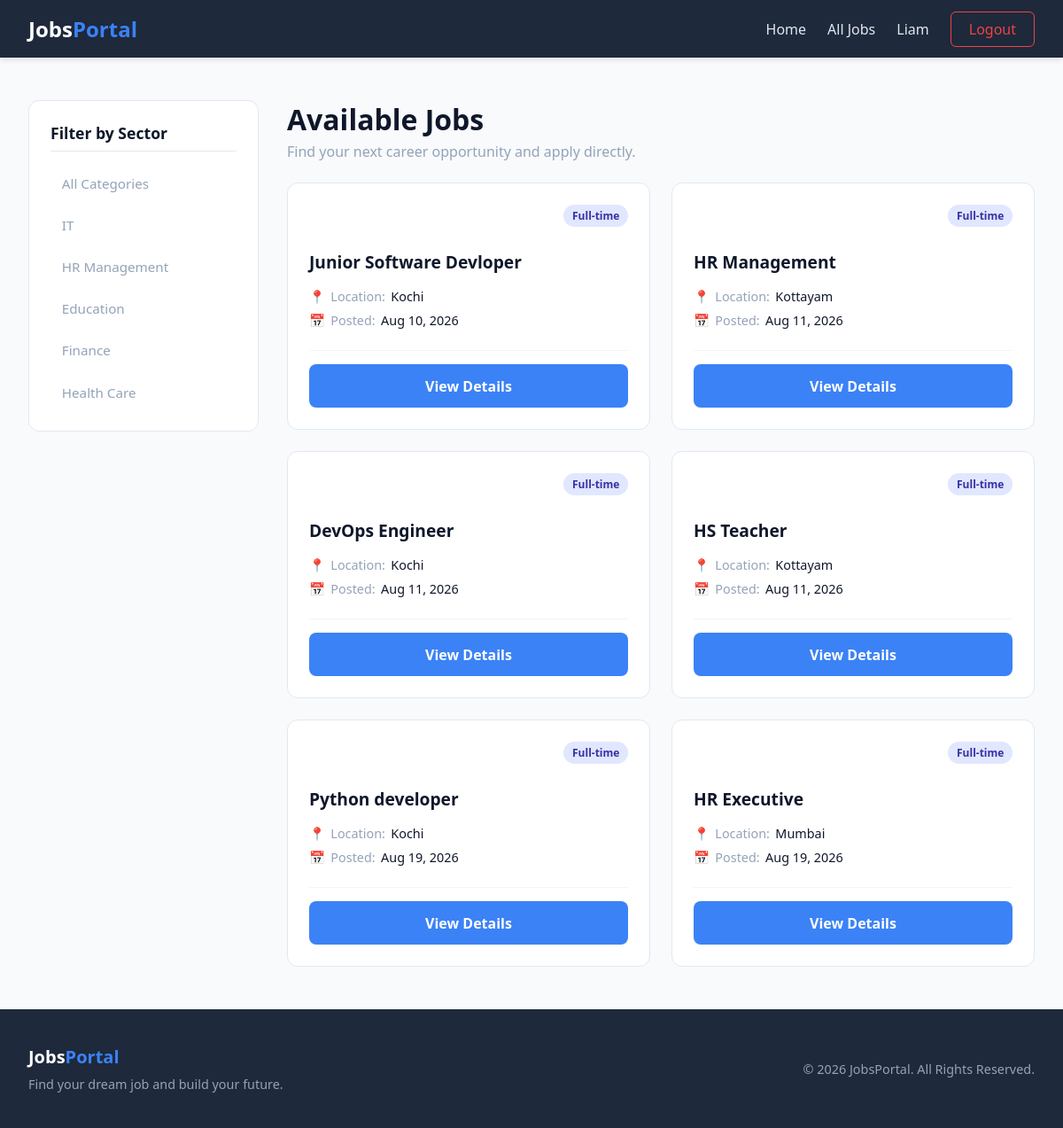
Page /all-jobs (signed in) on the committed database.
### jobs/models.py (models this page shows, shortened)
class Sectors(models.Model):
    name=models.CharField(max_length=50)

class Jobs(models.Model):
    title=models.CharField(max_length=100)
    sector=models.ForeignKey(Sectors,on_delete=models.CASCADE)
    company=models.ForeignKey(Company,on_delete=models.CASCADE)
    location=models.CharField(max_length=50)
    description=models.TextField()
    salary=models.CharField(max_length=50)
    post_date=models.DateField(auto_now_add=True)
    slug=models.SlugField(blank=True)
    is_active=models.BooleanField(default=True)
    end_date=models.DateField()

### jobs/views.py (the view)
# urls.py: path("all-jobs",views.allJobs,name="all_jobs"),
@login_required
def allJobs(request,sector=None):
    if sector:
        job_posts=Jobs.objects.filter(sector__id=sector,is_active=True)
    else:
        job_posts=Jobs.objects.filter(is_active=True)
    return render(request,"all-jobs.html",{'jobs':job_posts})

### jobs/context_processors.py (called while the page is built)
def allSectors(request):
    all_sectors=Sectors.objects.all()
    return dict(sectors=all_sectors)

### templates/all-jobs.html (shortened to what this page needs)
{% extends 'base.html' %}
{% load static %}
{% block extra_css %}
    <link rel="stylesheet" href="{% static 'css/styles.css' %}">
{% endblock %}
{% block content %}
<div class="jobs-page-layout">
    <aside class="sidebar-filter">
        <div class="filter-card">
            <h3>Filter by Sector</h3>
            <ul class="sector-list">
                <li>
                    <a href="{% url 'all_jobs' %}" class="sector-link">All Categories</a>
                </li>
                {% for sector in sectors %}
                <li>
                    <a href="{% url 'jobs_by_category' sector.id %}" class="sector-link">
                        {{ sector.name }}
                    </a>
                </li>
                {% endfor %}
            </ul>
        </div>
    </aside>
    <main class="jobs-main-content">
        <div class="jobs-header">
            <h1>Available Jobs</h1>
            <p>Find your next career opportunity and apply directly.</p>
        </div>
        <section class="jobs-section">
            {% if jobs %}
            <div class="jobs-grid">
                {% for job in jobs %}
                <div class="job-card">
                    <div class="job-card-header">
                        <span class="job-badge">Full-time</span>
                    </div>
                    <h3 class="job-title">{{ job.title }}</h3>
                    <div class="job-meta">
                        <div class="meta-item">
                            <span class="meta-icon">📍</span>
                            <span class="meta-label">Location:</span>
                            <span class="meta-value">{{ job.location }}</span>
                        </div>
                        <div class="meta-item">
                            <span class="meta-icon">📅</span>
                            <span class="meta-label">Posted:</span>
                            <span class="meta-value">{{ job.post_date|date:"M d, Y" }}</span>
                        </div>
                    </div>
                    <div class="job-card-footer">
                        <a href="{% url 'job_detail' job.id %}" class="btn-primary btn-block">View Details</a>
                    </div>
                </div>
                {% endfor %}
            </div>
            {% endif %}
        </section>
    </main>
</div>
{% endblock %}

### templates/base.html (shortened to what this page needs)
{% load static %}
<!DOCTYPE html>
<html lang="en">
<head>
    <link rel="stylesheet" href="{% static 'css/base.css' %}">
    {% block extra_css %}{% endblock %}
</head>
<body>
    <nav class="navbar">
        <div class="nav-container">
            <a href="{% url 'home' %}" class="logo">Jobs<span>Portal</span></a>
            <ul class="nav-menu">
                <li><a href="{% url 'home' %}">Home</a></li>
                {% if user.is_authenticated %}
                    <li><a href="{% url 'all_jobs' %}">All Jobs</a></li>
                    <li><a href="{% url 'user_dashboard' %}" class="user-link">{{ user.first_name }}</a></li>
                    <li><a href="{% url 'logout' %}" class="btn-logout">Logout</a></li>
                {% else %}
                    <li><a href="{% url 'register' %}">Register</a></li>
                    <li><a href="{% url 'login' %}" class="btn-login">Login</a></li>
                {% endif %}
            </ul>
        </div>
    </nav>
    <main class="main-content">
        {% block content %}
        {% endblock %}
    </main>
    <footer class="footer">
        <div class="footer-container">
            <div class="footer-brand">
                <h3>Jobs<span>Portal</span></h3>
                <p>Find your dream job and build your future.</p>
            </div>
            <div class="footer-copyright">
                <p>&copy; 2026 JobsPortal. All Rights Reserved.</p>
            </div>
        </div>
    </footer>
</body>
</html>

### static/css/base.css (style rules this page uses)
* { margin: 0; padding: 0; box-sizing: border-box; font-family: 'Segoe UI', Tahoma, Geneva, Verdana, sans-serif; }
:root { --primary-color: #3b82f6; --primary-hover: #2563eb; --nav-bg: #1e293b; --bg-color: #f8fafc; --text-dark: #0f172a; --text-light: #ffffff; --text-muted: #94a3b8; }
body { background-color: var(--bg-color); color: var(--text-dark); display: flex; flex-direction: column; min-height: 100vh; }
.navbar { background-color: var(--nav-bg); padding: 1rem 0; box-shadow: 0 4px 6px -1px rgba(0, 0, 0, 0.1); }
.nav-container { max-width: 1200px; margin: 0 auto; padding: 0 2rem; display: flex; justify-content: space-between; align-items: center; }
.logo { font-size: 1.5rem; font-weight: 700; color: var(--text-light); text-decoration: none; }
.logo span { color: var(--primary-color); }
.nav-menu { display: flex; list-style: none; align-items: center; gap: 1.5rem; margin: 0; padding: 0; }
.nav-menu li { list-style: none; }
.nav-menu a { text-decoration: none; color: #e2e8f0; font-weight: 500; transition: color 0.2s ease; }
.btn-logout { border: 1px solid #ef4444; color: #ef4444 !important; padding: 0.5rem 1.25rem; border-radius: 6px; }
.main-content { flex: 1; max-width: 1200px; width: 100%; margin: 3rem auto; padding: 0 2rem; }
.footer { background-color: var(--nav-bg); color: var(--text-light); padding: 2.5rem 0; margin-top: auto; }
.footer-container { max-width: 1200px; margin: 0 auto; padding: 0 2rem; display: flex; justify-content: space-between; align-items: center; }
.footer-brand h3 { font-size: 1.25rem; margin-bottom: 0.5rem; }
.footer-brand span { color: var(--primary-color); }
.footer-brand p, .footer-copyright p { color: var(--text-muted); font-size: 0.9rem; }

### static/css/styles.css (style rules this page uses)
.btn-primary { display: inline-block; background-color: var(--primary-color); color: #ffffff; padding: 0.85rem 1.75rem; border-radius: 8px; font-weight: 600; text-decoration: none; transition: background-color 0.2s ease, transform 0.2s ease; }
.job-card-header { display: flex; justify-content: space-between; align-items: center; gap: 10px; }
.job-title { margin: 16px 0 12px; font-size: 16px; line-height: 1.4; color: #111827; }
.job-card-footer { padding-top: 15px; border-top: 1px solid #f1f5f9; }
.jobs-page-layout { display: grid; grid-template-columns: 260px 1fr; gap: 2rem; align-items: start; }
.sidebar-filter { position: sticky; top: 90px; }
.filter-card { background: #ffffff; border: 1px solid var(--border-color, #e2e8f0); border-radius: 12px; padding: 1.5rem; }
.filter-card h3 { font-size: 1.1rem; color: var(--text-dark, #0f172a); margin-bottom: 1rem; padding-bottom: 0.5rem; border-bottom: 1px solid var(--border-color, #e2e8f0); }
.sector-list { list-style: none; display: flex; flex-direction: column; gap: 0.5rem; }
.sector-link { display: block; padding: 0.6rem 0.8rem; color: var(--text-muted, #64748b); text-decoration: none; border-radius: 6px; font-size: 0.95rem; font-weight: 500; transition: all 0.2s ease; }
.jobs-main-content { display: flex; flex-direction: column; gap: 1.5rem; }
.jobs-header h1 { font-size: 2rem; color: var(--text-dark, #0f172a); margin-bottom: 0.25rem; }
.jobs-header p { color: var(--text-muted, #64748b); font-size: 1rem; }
.jobs-grid { display: grid; grid-template-columns: repeat(auto-fill, minmax(280px, 1fr)); gap: 1.5rem; }
.job-card { background: #ffffff; border: 1px solid var(--border-color, #e2e8f0); border-radius: 12px; padding: 1.5rem; display: flex; flex-direction: column; justify-content: space-between; transition: transform 0.2s ease, box-shadow 0.2s ease; }
.job-card-header { display: flex; justify-content: flex-end; margin-bottom: 0.75rem; }
.job-badge { background-color: #e0e7ff; color: #3730a3; font-size: 0.75rem; font-weight: 600; padding: 0.25rem 0.6rem; border-radius: 20px; }
.job-title { font-size: 1.2rem; color: var(--text-dark, #0f172a); margin-bottom: 1rem; line-height: 1.3; }
.job-meta { display: flex; flex-direction: column; gap: 0.5rem; margin-bottom: 1.5rem; font-size: 0.9rem; }
.meta-item { display: flex; align-items: center; gap: 0.4rem; }
.meta-label { color: var(--text-muted, #64748b); }
.meta-value { color: var(--text-dark, #1e293b); font-weight: 500; }
.btn-block { display: block; width: 100%; text-align: center; }

### rows in the picture
Sectors: name "IT"
Sectors: name "HR Management"
Sectors: name "Education"
Sectors: name "Finance"
Sectors: name "Health Care"
Jobs: title "Junior Software Devloper", location "Kochi", post_date "Aug 10, 2026"
Jobs: title "HR Management", location "Kottayam", post_date "Aug 11, 2026"
Jobs: title "DevOps Engineer", location "Kochi", post_date "Aug 11, 2026"
Jobs: title "HS Teacher", location "Kottayam", post_date "Aug 11, 2026"
Jobs: title "Python developer", location "Kochi", post_date "Aug 19, 2026"
Jobs: title "HR Executive", location "Mumbai", post_date "Aug 19, 2026"

### other values in the picture
{{ user.first_name }} "Liam"
